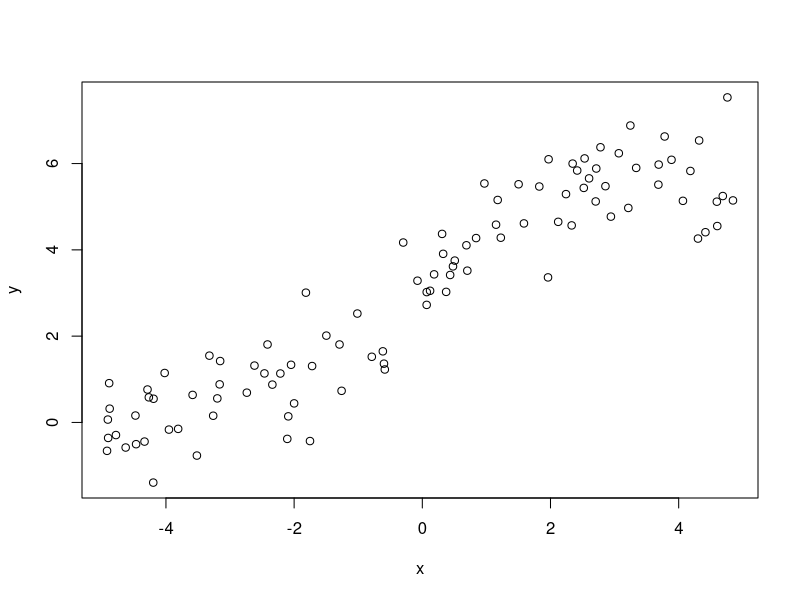
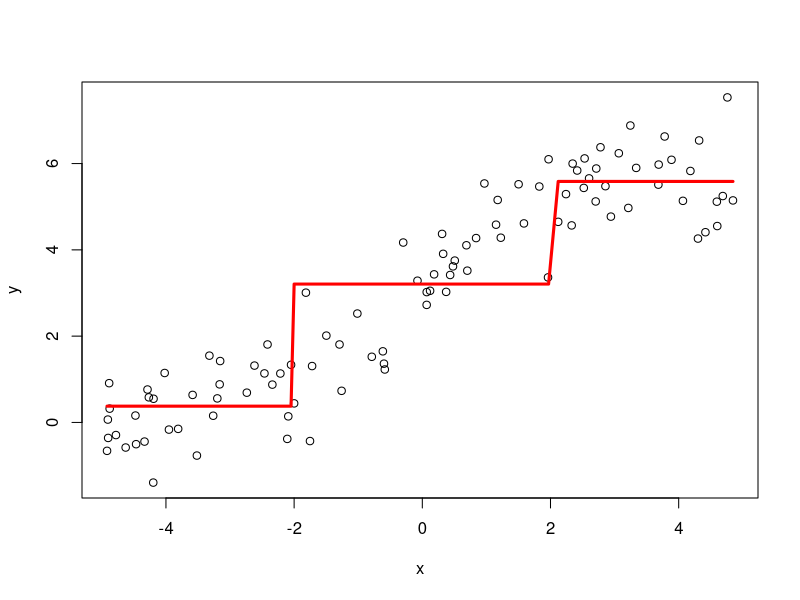
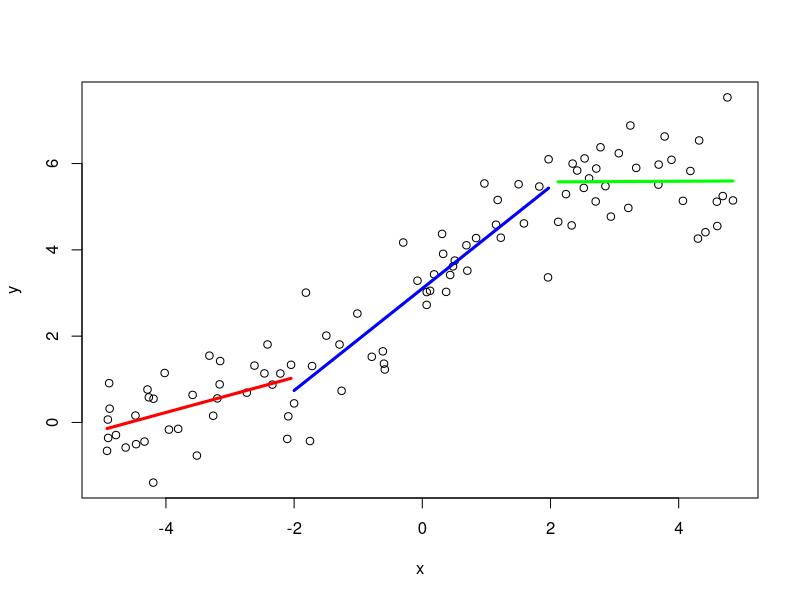
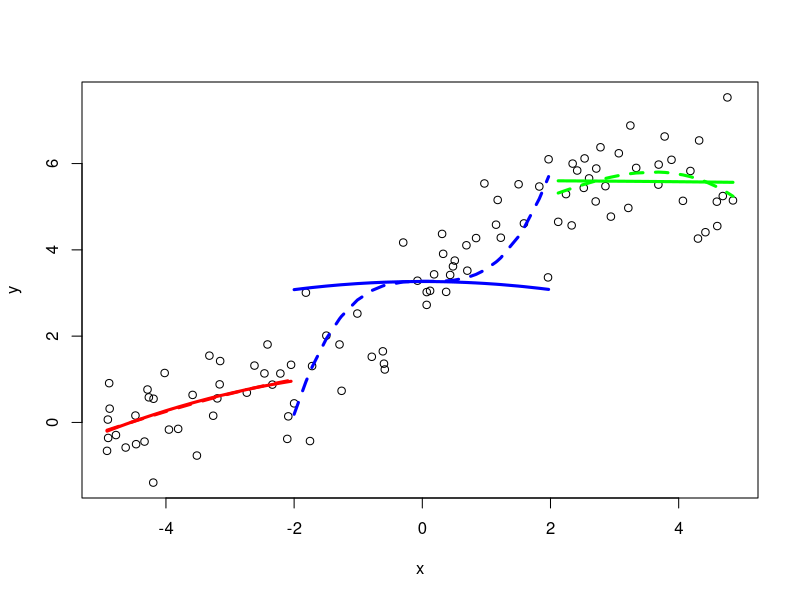
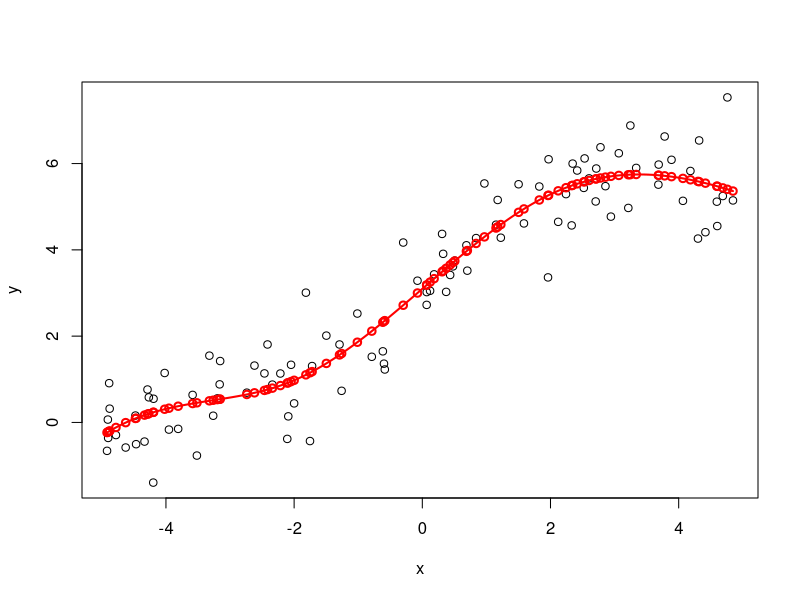
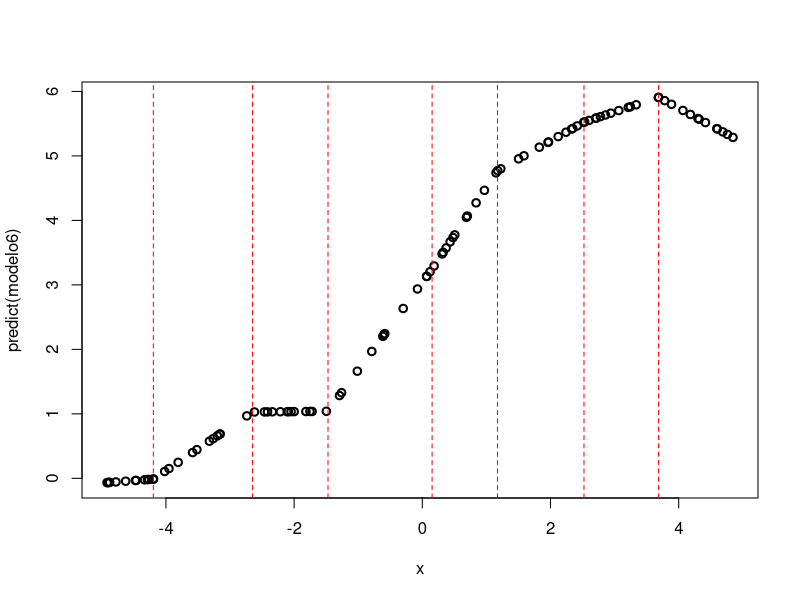
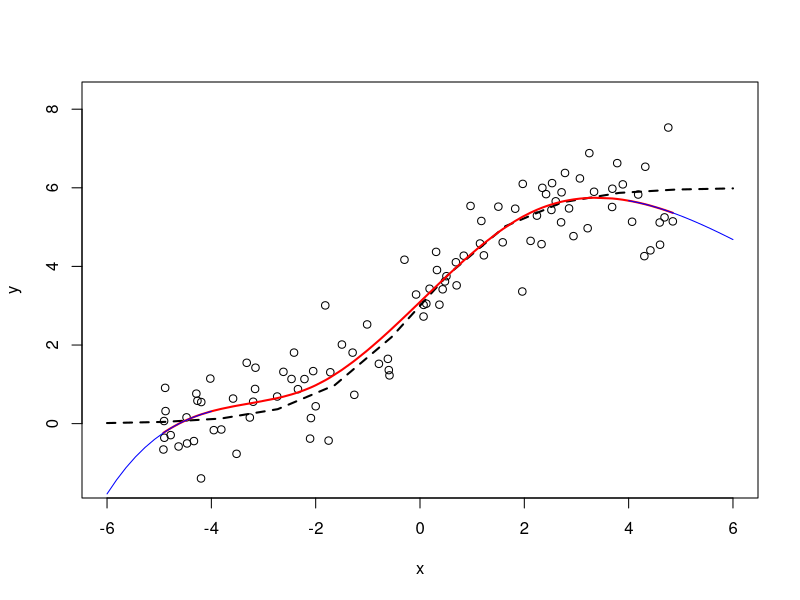
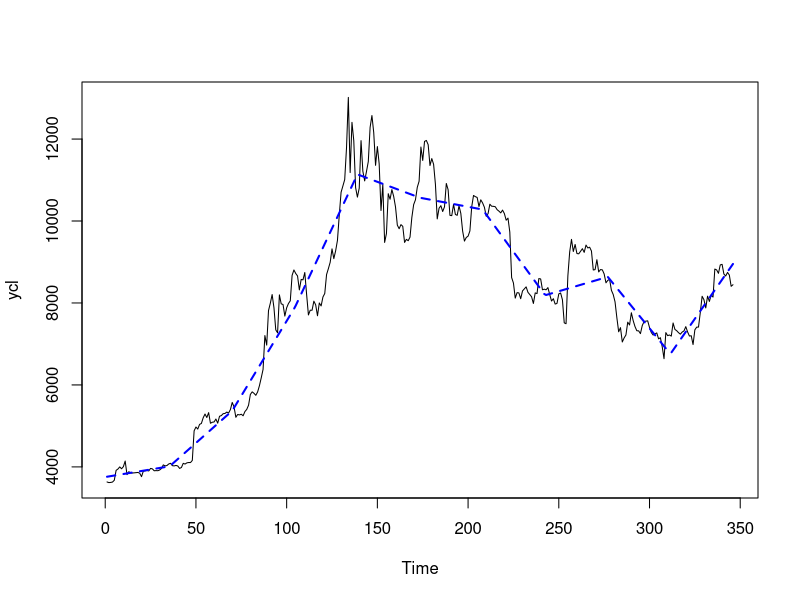

The R source for these figures, in order:
ak=function(x){1/(1+exp(-x))}

# pdf(file="plot10.pdf", width = 6, height = 6)
# curve(ak, -10,10, lwd=2, main="fun??o sigm?ide")
# abline(v=0,col="red", lty=2,lwd=2)
# dev.off()

set.seed(232)
x=sort(runif(100,-5,5))
y=6*ak(x)+rnorm(100, sd=0.7)
plot(x,y)


# Regi?es
u1=-2
u2=2

# Dummies
I1 = as.integer(x < u1)
I2 = as.integer(x >= u1 & x < u2)
I3 = as.integer(x >= u2)

modelo = lm(y ~ -1+ I1 + I2 + I3)
summary(modelo)
plot(x, y)
lines(x, fitted(modelo), col = "red", lwd = 3)

I = cbind(I1, I2, I3)
XI = x*I
modelo2 = lm(y ~ -1 + I + XI)
summary(modelo2)
plot(x, y)
lines(x[which(I1==1)], fitted(modelo2)[which(I1==1)], col = "red", lwd = 3)
lines(x[which(I2==1)], fitted(modelo2)[which(I2==1)], col = "blue", lwd = 3)
lines(x[which(I3==1)], fitted(modelo2)[which(I3==1)], col = "green", lwd = 3)

X2I = x^2*I
modelo3 = lm(y ~ -1 + I + X2I)
summary(modelo3)
plot(x, y)
lines(x[which(I1==1)], fitted(modelo3)[which(I1==1)], col = "red", lwd = 3)
lines(x[which(I2==1)], fitted(modelo3)[which(I2==1)], col = "blue", lwd = 3)
lines(x[which(I3==1)], fitted(modelo3)[which(I3==1)], col = "green", lwd = 3)


X3I = x^3*I
modelo4 = lm(y ~ -1 + I + X2I+ X3I)
summary(modelo4)


lines(x[which(I1==1)], fitted(modelo4)[which(I1==1)], col = "red", lwd = 3, lty=2)
lines(x[which(I2==1)], fitted(modelo4)[which(I2==1)], col = "blue", lwd = 3, lty=2)
lines(x[which(I3==1)], fitted(modelo4)[which(I3==1)], col = "green", lwd = 3, lty=2)


### Base de splines

library(splines)

s = bs(x, knots=c(-2,2), degree=3)
modelo5 = lm(y ~ s)
plot(x, y)
points(x,predict(modelo5), lwd=2, col="red")

# em uma grade mais fina de "x"
spred = predict(s, seq(min(x), max(x), length.out = 1000))
coeff = modelo5$coefficients
xpred = cbind(1,spred)%*%coeff
lines(seq(min(x), max(x), length.out = 1000), xpred, lwd=2, col="red")

# Localiza??o dos n?s via quantis.
s1 = bs(x, degree=1, df = 8)
attr(s1,"knots")
modelo6 = lm(y ~ s1)
plot(x,predict(modelo6), lwd=2)
abline(v=attr(s1,"knots"), lty=2, col="red")
attr(s1,"knots")


########################################################
#### Previs?o usando splines, inclusive fora da amostra!
########################################################


# predi??o dos valores da base para os pontos a serem preditos
a = predict(s, newx = c(seq(-6,-4,length.out = 12),seq(4,6,length.out = 12)))

# predi??o dos valores de y
b = modelo5$coefficients[1] + modelo5$coefficients[-1]%*%t(a)

plot(x, y, xlim=c(-6,6), ylim=c(-1.5,8.3))
lines(seq(-6,6,length.out = 12),6*ak(seq(-6,6,length.out = 12)), lwd=2,lty=2)
lines(x,predict(modelo5), lwd=2, col="red")
lines(seq(-6,-4,length.out = 12),b[1:12], col="blue")
lines(seq(4,6,length.out = 12),b[13:24], col="blue")

##############################################################
## Ser? que conseguimos ganhar dinheiro na bolsa com splines?
##############################################################

cl = read.csv(file = "BTC-USD.csv", header=T)$Adj.Close

# reservando os ?ltimos 20 valores para previs?o
ycl = cl[1:346]
plot.ts(ycl)
ty = 1:346
prev.cl = cl[347:366]

sg1 = bs(ty, degree=1, df = 10)
modelo7 = lm(ycl ~ sg1)
lines(ty,predict(modelo7), lwd=2, lty=2, col="blue")



sg2 = bs(ty, degree=2, df=8)
modelo8 = lm(ycl ~ sg2)
plot.ts(ycl)
lines(ty,predict(modelo8), lwd=2, lty=2, col="red")


sg3  = bs(ty, degree=4, df=25)
modelo9 = lm(ycl ~ sg3)
plot.ts(ycl)
lines(ty,predict(modelo9), lwd=2, lty=4, col="magenta")

sg4  = bs(ty, degree=5, df=40)
modelo10 = lm(ycl ~ sg4)
plot.ts(ycl)
lines(ty,predict(modelo10), lwd=2, lty=4, col="darkblue")


a = predict(sg4, newx = 347:366)

# predi??o dos valores de y
b = modelo10$coefficients[1] + modelo10$coefficients[-1]%*%t(a)

plot.ts(ycl, xlim=c(0,366))
lines(347:366,cl[347:366], col="red")
abline(v=347, lty=2)
lines(ty,predict(modelo10), lwd=2, lty=2, col="blue")
lines(347:366,b, col="darkgreen")


a = predict(sg1, newx = 347:366)

# predi??o dos valores de y
b = modelo7$coefficients[1] + modelo7$coefficients[-1]%*%t(a)

plot.ts(ycl, xlim=c(0,366))
lines(347:366,cl[347:366], col="red")
abline(v=347, lty=2)
lines(ty,predict(modelo7), lwd=2, lty=2, col="blue")
lines(347:366,b, col="darkgreen")



###################################
# Nadaraya-Watson com Epanechnikov 
###################################

epa.ker=function(x,x0,lambda){
  tp = abs(x-x0)/lambda #todos kernel são feitos dessa forma
  ifelse(abs(tp)<=1, 3/4*(1-tp^2),0)
}

NW.epa=function(x0, xs,ys,lambda){
  lun = numeric(length(x0))
  for(i in 1:length(x0)){
    w = epa.ker(x0[i],xs,lambda)  
    lun[i] = 1/sum(w)*sum(w*ys) #média ponderado de acordo com o peso do kernel
  }
  return(lun)
}
set.seed(120)
x=runif(100)
y=sin(12*(x+0.2))+rnorm(100)

# problem?tico para lambdas muito pequenos
grid=seq(0,1,length.out = 1000)
plot(x,y)
lines(grid,sin(12*(grid+0.2)))
lines(grid,NW.epa(grid,x,y,2), col="red")  #vizinhança de tamanho 2
lines(grid,NW.epa(grid,x,y,1), col="magenta") #vizinhança de tamanho 1, diferente nas bordas
lines(grid,NW.epa(grid,x,y,0.3), col="blue") 
abline(v = 0.4, col = 'red')
abline(v = 0.4 - 0.3, col = 'blue')
abline(v = 0.4 + 0.3, col = 'blue')

plot(x,y, pch=16)
lines(grid,sin(12*(grid+0.2)), lwd=2)
lines(grid,NW.epa(grid,x,y,0.1), lwd=2, col="red") # vizinhança de tamanho 0.1
lines(grid,NW.epa(grid,x,y,0.05), lwd=2, col="green")
lines(grid,NW.epa(grid,x,y,0.04), lwd=2, col="blue")
lines(grid,NW.epa(grid,x,y,0.03), lwd=2, col="magenta")

# problem?tico com lambdas muito pequenos
plot(x,y, pch=16)
lines(grid,sin(12*(grid+0.2)), lwd=2)
lines(grid,NW.epa(grid,x,y,0.02), lwd=2, col="red") #vizinhança muito pequena


##########################
## Kernel Tri-c?bico
##########################

tricub.ker=function(x,x0,lambda){
  tp = abs(x-x0)/lambda
  ifelse(abs(tp)<=1, (1-abs(tp)^3)^3,0)
}

NW.tricub=function(x0, xs,ys,lambda){
  lun = numeric(length(x0))
  for(i in 1:length(x0)){
    w = tricub.ker(x0[i],xs,lambda)  
    lun[i] = 1/sum(w)*sum(w*ys)
  }
  return(lun)
}


plot(x,y)
lines(grid,sin(12*(grid+0.2)))
lines(grid,NW.tricub(grid,x,y,2), col="red")
lines(grid,NW.tricub(grid,x,y,1), col="blue")
lines(grid,NW.tricub(grid,x,y,0.3), col="magenta")

plot(x,y, pch=16)
lines(grid,sin(12*(grid+0.2)), lwd=2)
lines(grid,NW.tricub(grid,x,y,0.1), lwd=2, col="red")
lines(grid,NW.tricub(grid,x,y,0.05), lwd=2, col="green")
lines(grid,NW.tricub(grid,x,y,0.04), lwd=2, col="blue")
lines(grid,NW.tricub(grid,x,y,0.03), lwd=2, col="magenta")

# problem?tico com lambdas muito pequenos
plot(x,y, pch=16)
lines(grid,sin(12*(grid+0.2)), lwd=2)
lines(grid,NW.tricub(grid,x,y,0.02), lwd=2, col="red")
lines(grid,NW.epa(grid,x,y,0.02), lwd=2, col="blue")


##########################
#### Kernel Gaussiano
##########################


g.ker=function(x,x0,lambda){
  return(dnorm(abs(x-x0)/lambda))
}

NW.g=function(x0, xs,ys,lambda){
  lun = numeric(length(x0))
  for(i in 1:length(x0)){
    w = g.ker(x0[i],xs,lambda)  
    lun[i] = 1/sum(w)*sum(w*ys)
  }
  return(lun)
}


plot(x,y, pch=16)
lines(grid,sin(12*(grid+0.2)))
lines(grid,NW.g(grid,x,y,2), col="red")
lines(grid,NW.g(grid,x,y,1), col="blue")
lines(grid,NW.g(grid,x,y,0.3), col="magenta")

plot(x,y, pch=16)
lines(grid,sin(12*(grid+0.2)), lwd=2)
lines(grid,NW.g(grid,x,y,0.1), lwd=2, col="red")
lines(grid,NW.g(grid,x,y,0.05), lwd=2, col="green")
lines(grid,NW.g(grid,x,y,0.04), lwd=2, col="blue")
lines(grid,NW.g(grid,x,y,0.03), lwd=2, col="magenta")

#  lambdas muito pequenos j? n?o s?o problemas
plot(x,y, pch=16)
lines(grid,sin(12*(grid+0.2)), lwd=2)
lines(grid,NW.g(grid,x,y,0.02), lwd=2, col="red")
lines(grid,NW.g(grid,x,y,0.01), lwd=2, col="blue")
lines(grid,NW.g(grid,x,y,0.005), lwd=2, col="magenta")


#################################
# E vamos ganhar dinheiro com NW?
#################################

plot.ts(ycl)
lambda=10
lines(ty,NW.g(ty,ty,ycl,lambda), lwd=2, lty=2, col="green")
lambda=5
lines(ty,NW.g(ty,ty,ycl,lambda), lwd=2, lty=2, col="blue")
lambda=2
lines(ty,NW.g(ty,ty,ycl,lambda), lwd=2, lty=2, col="red")



lambda=10
plot.ts(ycl, xlim=c(0,366))
lines(347:366,cl[347:366], col="red")
abline(v=347, lty=2)
lines(ty,NW.g(ty,ty,ycl,lambda), lwd=2, lty=2, col="blue")
lines(347:366,NW.g(347:366,ty,ycl,lambda), col="darkgreen")



##################################
# Utilizando local regression para analisar os dados do Bitcoin
##################################

modelo11 = loess(ycl~ty, span = 0.5, degree=1, #polinomio de grau 1
                 control = loess.control(surface = "direct")) #pra fazer extrapalação e usar o predict dele usar o direct
modelo12 = loess(ycl~ty, span = 0.25, degree=1,
                 control = loess.control(surface = "direct"))
modelo13 = loess(ycl~ty, span = 0.15, degree=1,
                 control = loess.control(surface = "direct"))
modelo14 = loess(ycl~ty, span = 0.1, degree=1,
                 control = loess.control(surface = "direct"))
plot.ts(ycl)
lines(ty,predict(modelo11), lwd=2, lty=4, col="blue")
lines(ty,predict(modelo12), lwd=2, lty=4, col="red")
lines(ty,predict(modelo13), lwd=2, lty=4, col="darkgreen")
lines(ty,predict(modelo14), lwd=2, lty=4, col="magenta")

plot.ts(ycl, xlim=c(0,366))
lines(347:366,cl[347:366], col="red")
abline(v=347, lty=2)
lines(ty,predict(modelo11), lwd=2, lty=4, col="blue")
lines(ty,predict(modelo12), lwd=2, lty=4, col="red")
lines(ty,predict(modelo13), lwd=2, lty=4, col="darkgreen")
lines(ty,predict(modelo14), lwd=2, lty=4, col="magenta")
lines(347:366, predict(modelo11, newdata = 347:366),lwd=2, lty=4, col="blue")
lines(347:366, predict(modelo12, newdata = 347:366),lwd=2, lty=4, col="red")
lines(347:366, predict(modelo13, newdata = 347:366),lwd=2, lty=4, col="darkgreen")
lines(347:366, predict(modelo14, newdata = 347:366),lwd=2, lty=4, col="magenta")



# kernel density
? density
hist(ycl,freq = FALSE, breaks = 20)
lines(density(ycl, kernel =  "epanechnikov"), col = "red", lwd = 2) #estima o melhor lambda
lines(density(ycl, kernel =  "gaussian", bw = 200), col = "blue", lwd = 2)
lines(density(ycl, kernel =  "gaussian", bw = 500), col = "green", lwd = 2)
lines(density(ycl, kernel =  "gaussian"), col = "magenta", lwd = 2)


plot(density(ycl, kernel =  "epanechnikov")) #bw = lambda é baseado no tamanho da amostra e não de acordo com o kernel utilizado
